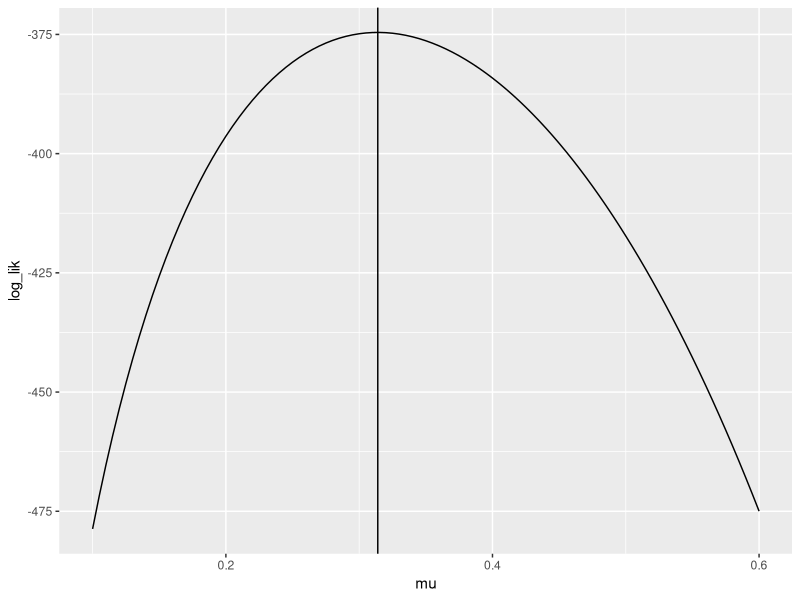
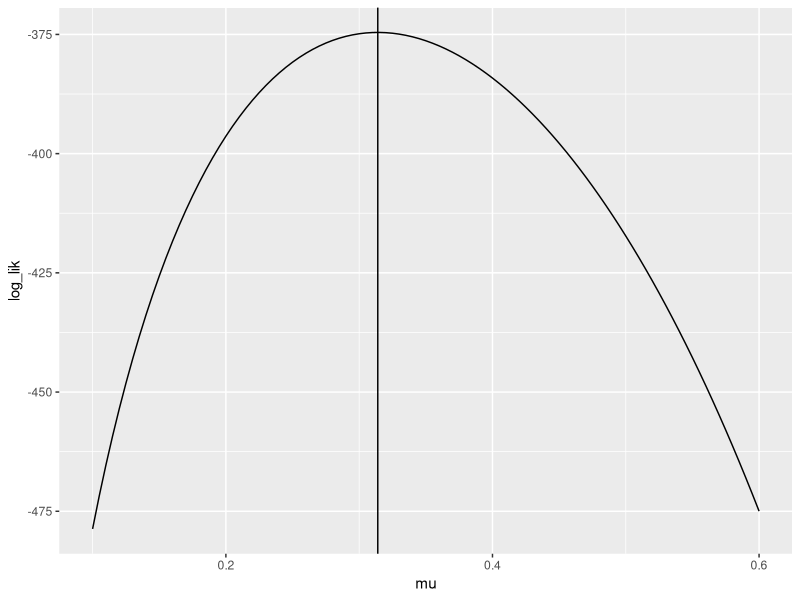
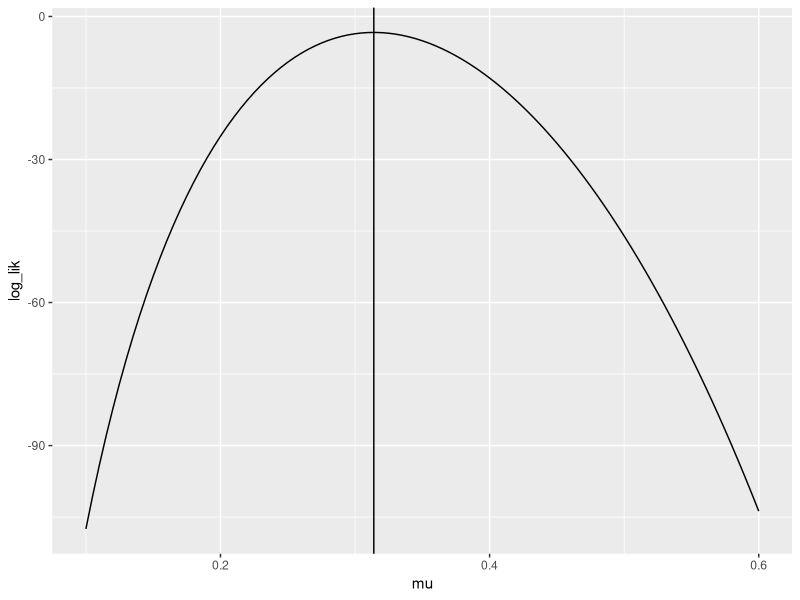
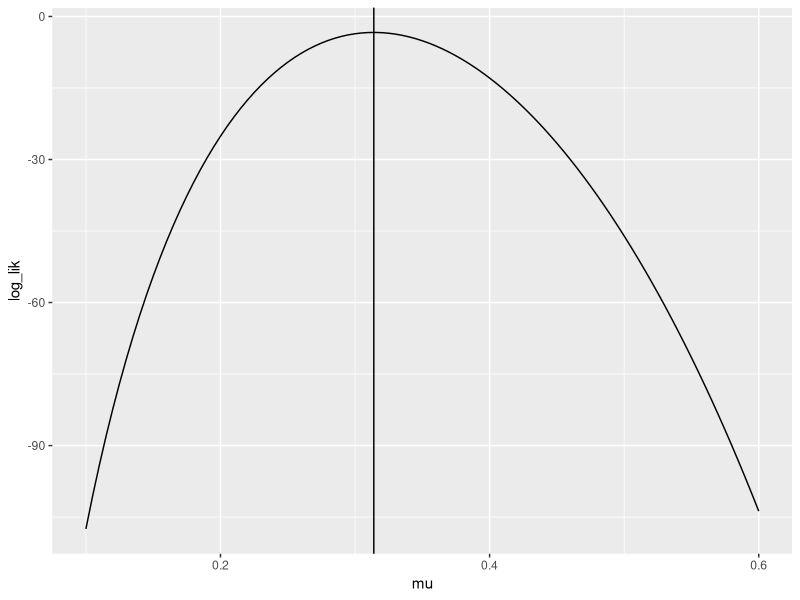
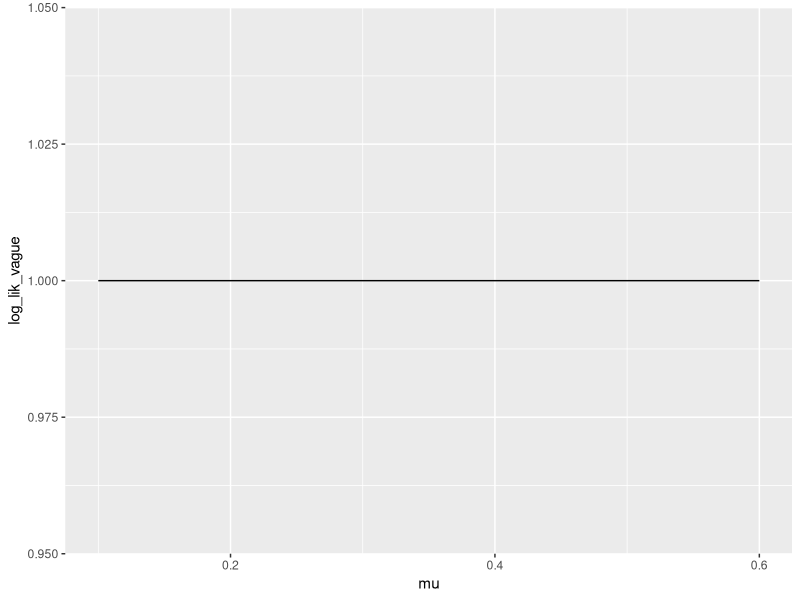
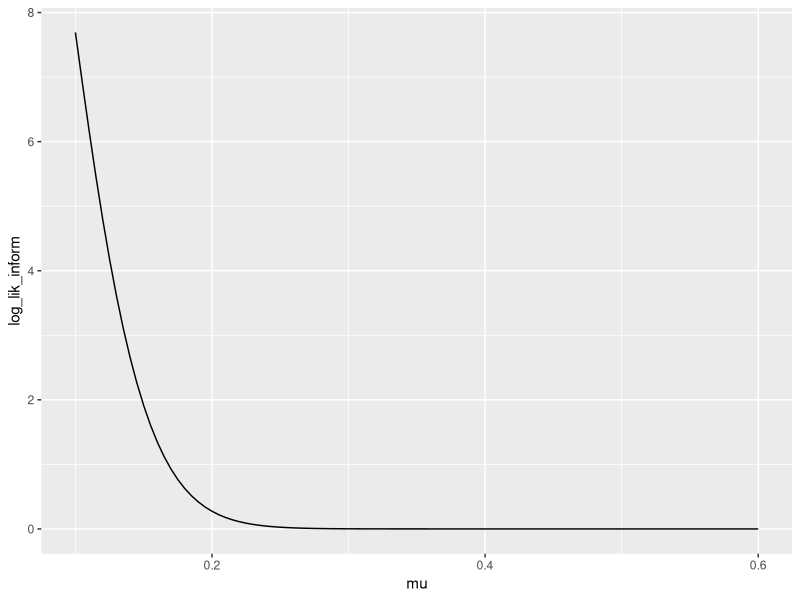

Recreate these plots in R, in order.
## ---- chunk 1
knitr::opts_chunk$set(echo = TRUE)
## ---- chunk 2
library(tidyverse)
## ---- chunk 3
player_hits <- 189
player_atbats <- 602
## ---- chunk 4
player_mle <- player_hits / player_atbats
## ---- chunk 5

## ---- chunk 6
tibble::tibble(
  mu = seq(from=.1, to=.6, length.out=101)
) %>% 
  mutate(log_lik = log(mu**player_hits*(1-mu)**(player_atbats-player_hits))) %>%
  ggplot(mapping=aes(x=mu,y=log_lik)) +
  geom_line() + 
  geom_vline(xintercept = player_mle)
## ---- chunk 7
my_example_function <- function(input_1, input_2)
{
  ### PERFORM ACTIONS
  
  ### return objects with return()
}
## ---- chunk 8
my_example_function(1, 2)

my_example_function(input_1 = 1, input_2 = 2)
## ---- chunk 9
### set the input arguments !!!
log_binom_pmf_unnorm <- function(events, trials, prob )
{
  # assign log_lik
  log_lik <- log(prob**events*(1-prob)**(trials-events))
  # return log_lik
  return(log_lik)
}
## ---- chunk 10
tibble::tibble(
  mu = seq(from=.1, to=.6, length.out=101)
) %>% 
  mutate(log_lik = log_binom_pmf_unnorm(player_hits, player_atbats, mu)) %>%
  ggplot(mapping=aes(x=mu,y=log_lik)) +
  geom_line() + 
  geom_vline(xintercept = player_mle)
## ---- chunk 11
### set the input arguments!
log_binom_pmf <- function(events,trials,prob)
{
  log_lik <- log(choose(trials,events)*(prob**events)*((1-prob)**(trials-events)))
  return(log_lik)
}
## ---- chunk 12
tibble::tibble(
  mu = seq(from=.1, to=.6, length.out=101)
) %>% 
  mutate(log_lik = log_binom_pmf(player_hits, player_atbats, mu)) %>%
  ggplot(mapping=aes(x=mu,y=log_lik)) +
  geom_line() + 
  geom_vline(xintercept = player_mle)
## ---- chunk 13
exp(log_binom_pmf(player_hits,player_atbats,.3))
## ---- chunk 14
### your code here
dbinom(x=player_hits,size=player_atbats,prob=.3,log=FALSE)
## ---- chunk 15
tibble::tibble(
  mu = seq(from=.1, to=.6, length.out=101)
) %>% 
  mutate(log_lik =dbinom(x=player_hits, size=player_atbats, prob=mu, log=TRUE)) %>%
  ggplot(mapping=aes(x=mu,y=log_lik)) +
  geom_line() + 
  geom_vline(xintercept = player_mle)
## ---- chunk 16
coin_probs <- dbinom(x=0:5, size=11, prob=.25, log=FALSE)
# print to screen
coin_probs
# length?
length(coin_probs)
## ---- chunk 17
sum(coin_probs)
## ---- chunk 18
### your code here
pbinom(q=5, size=11, prob=.25, log=FALSE)
## ---- chunk 19
### your code here
pbinom(q=195,size=602,prob=.3) - pbinom(q=175, size=602, prob=.3)
## ---- chunk 20
m_small <- 0
N_small <- 7

m_medium <- 9
N_medium <- 100

m_big <- 103
N_big <- 1000
## ---- chunk 21
a_vague <- 1
b_vague <- 1

a_inform <- 4.28
b_inform <- 48.63
## ---- chunk 22
tibble::tibble(
  mu = seq(from=.1, to=.6, length.out=101)
) %>% 
  mutate(log_lik_vague = dbeta(x=mu, shape1=a_vague, shape2=b_vague)) %>%
  ggplot(mapping=aes(x=mu, y=log_lik_vague)) +
  geom_line()
## ---- chunk 23
tibble::tibble(
  mu = seq(from=.1, to=.6, length.out=101)
) %>% 
  mutate(log_lik_inform = dbeta(x=mu, shape1=a_inform, shape2=b_inform)) %>%
  ggplot(mapping=aes(x=mu, y=log_lik_inform)) +
  geom_line()
## ---- chunk 24
params <- tibble(
  vague_small = c(a_vague + m_small - 1, N_small - m_small + b_vague-1),
  vague_medium = c(a_vague + m_medium - 1, N_medium - m_medium + b_vague-1),
  vague_large = c(a_vague + m_big - 1, N_big - m_big + b_vague-1),
  inform_small = c(a_inform + m_small - 1, N_small - m_small + b_inform-1),
  inform_medium = c(a_inform + m_medium - 1, N_medium - m_medium + b_inform-1),
  inform_large = c(a_inform + m_big - 1, N_big - m_big + b_inform-1)
)
params
## ---- chunk 25
results <- tibble(
  vague_small = c(params$vague_small[1] / (params$vague_small[1] + params$vague_small[2]), (m_small + params$vague_small[1] - 1) / (N_small - params$vague_small[2] + params$vague_small[1]),qbeta(p=c(.05,.95),shape1=params$vague_small[1], shape2=params$vague_small[2])),
  vague_medium = c(params$vague_medium[1] / (params$vague_medium[1] + params$vague_medium[2]), (m_medium + params$vague_medium[1] -1) / (N_medium - params$vague_medium[2] + params$vague_medium[1]),qbeta(p=c(.05,.95),shape1=params$vague_medium[1], shape2=params$vague_medium[2])),
  vague_large = c(params$vague_large[1] / (params$vague_large[1] + params$vague_large[2]), (m_big + params$vague_large[1] -1) / (N_big - params$vague_large[2] + params$vague_large[1]),qbeta(p=c(.05,.95),shape1=params$vague_large[1], shape2=params$vague_large[2])),
  inform_small = c(params$inform_small[1] / (params$inform_small[1] + params$inform_small[2]), (m_small + params$inform_small[1] -1) / (N_small - params$inform_small[2] + params$inform_small[1]),qbeta(p=c(.05,.95),shape1=params$inform_small[1], shape2=params$inform_small[2])),
  inform_medium = c(params$inform_medium[1] / (params$inform_medium[1] + params$inform_medium[2]), (m_medium + params$inform_medium[1] -1) / (N_medium - params$inform_medium[2] + params$inform_medium[1]),qbeta(p=c(.05,.95),shape1=params$inform_medium[1], shape2=params$inform_medium[2])),
  inform_large = c(params$inform_large[1] / (params$inform_large[1] + params$inform_large[2]), (m_big + params$inform_large[1] -1) / (N_big - params$inform_large[2] + params$inform_large[1]),qbeta(p=c(.05,.95),shape1=params$inform_large[1], shape2=params$inform_large[2]))
)
results
